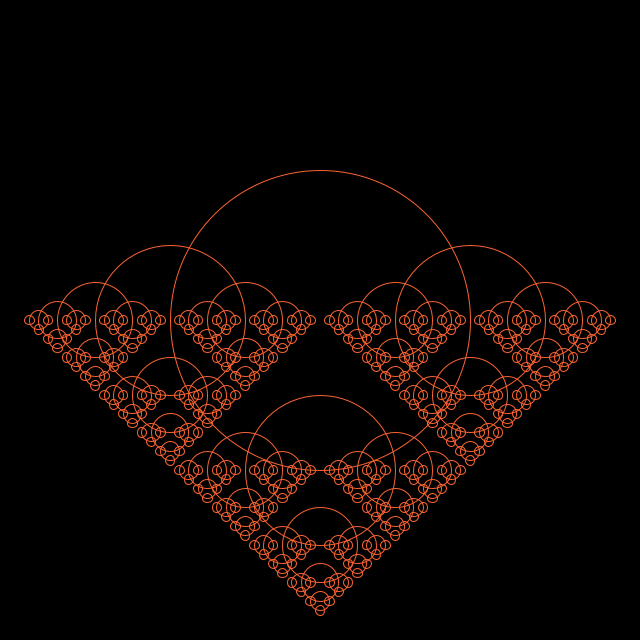
Frame 1 (no input)
Frame 60 (the mouse pressed at the canvas centre just before this capture): identical to frame 1, image omitted
Frame 120 (the mouse held since frame 60 and released just before this capture): identical to frame 1, image omitted

The Processing sketch that drew this single still picture (run headless with seeded random() and noise(); from frame 60 on, the mouse is pressed at the canvas centre):

// Processing sketch: recursion0002
// ── recursion0002.pde

void setup(){
  size(640,640);
}


void draw(){
  background(0);
  drawCircle(width/2, height/2, 300);
}

void drawCircle(float x, float y, float d){
  stroke(250,100,50);
  noFill();
  ellipse(x, y, d, d);
  if(d > 10){
    //x +=3;

    //y +=4;
    drawCircle(x+d/2, y, d/2);
    drawCircle(x-d/2, y, d/2);
    drawCircle(x, y+d/2, d/2);

  }
}
